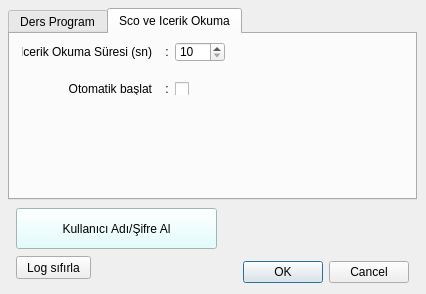
<?xml version="1.0" encoding="UTF-8"?>
<ui version="4.0">
 <author>pi511</author>
 <class>Dialog</class>
 <widget class="QDialog" name="Dialog">
  <property name="geometry">
   <rect>
    <x>0</x>
    <y>0</y>
    <width>426</width>
    <height>294</height>
   </rect>
  </property>
  <property name="windowTitle">
   <string>Dialog</string>
  </property>
  <widget class="QDialogButtonBox" name="buttonBox">
   <property name="geometry">
    <rect>
     <x>68</x>
     <y>256</y>
     <width>341</width>
     <height>32</height>
    </rect>
   </property>
   <property name="orientation">
    <enum>Qt::Horizontal</enum>
   </property>
   <property name="standardButtons">
    <set>QDialogButtonBox::Cancel|QDialogButtonBox::Ok</set>
   </property>
  </widget>
  <widget class="QPushButton" name="btnLogReset">
   <property name="geometry">
    <rect>
     <x>16</x>
     <y>256</y>
     <width>75</width>
     <height>23</height>
    </rect>
   </property>
   <property name="text">
    <string>Log sıfırla</string>
   </property>
  </widget>
  <widget class="QTabWidget" name="tabWidget">
   <property name="geometry">
    <rect>
     <x>8</x>
     <y>8</y>
     <width>409</width>
     <height>192</height>
    </rect>
   </property>
   <property name="currentIndex">
    <number>1</number>
   </property>
   <widget class="QWidget" name="tabDersProg">
    <attribute name="title">
     <string>Ders Program</string>
    </attribute>
    <widget class="QTimeEdit" name="timMaxSaat">
     <property name="geometry">
      <rect>
       <x>144</x>
       <y>134</y>
       <width>60</width>
       <height>20</height>
      </rect>
     </property>
     <property name="displayFormat">
      <string>HH:mm</string>
     </property>
    </widget>
    <widget class="QLabel" name="label_3">
     <property name="geometry">
      <rect>
       <x>4</x>
       <y>74</y>
       <width>130</width>
       <height>13</height>
      </rect>
     </property>
     <property name="text">
      <string>Online (siteden al)    : </string>
     </property>
     <property name="alignment">
      <set>Qt::AlignRight|Qt::AlignTrailing|Qt::AlignVCenter</set>
     </property>
    </widget>
    <widget class="QLabel" name="label_2">
     <property name="geometry">
      <rect>
       <x>4</x>
       <y>44</y>
       <width>130</width>
       <height>13</height>
      </rect>
     </property>
     <property name="text">
      <string>                                                                         Debug (log tut)    : </string>
     </property>
     <property name="alignment">
      <set>Qt::AlignRight|Qt::AlignTrailing|Qt::AlignVCenter</set>
     </property>
    </widget>
    <widget class="QCheckBox" name="cbxOnline">
     <property name="geometry">
      <rect>
       <x>144</x>
       <y>74</y>
       <width>82</width>
       <height>13</height>
      </rect>
     </property>
     <property name="text">
      <string/>
     </property>
    </widget>
    <widget class="QRadioButton" name="radKaynak">
     <property name="geometry">
      <rect>
       <x>252</x>
       <y>74</y>
       <width>137</width>
       <height>17</height>
      </rect>
     </property>
     <property name="text">
      <string>Kaynak: Program</string>
     </property>
    </widget>
    <widget class="QLabel" name="label">
     <property name="geometry">
      <rect>
       <x>4</x>
       <y>14</y>
       <width>130</width>
       <height>20</height>
      </rect>
     </property>
     <property name="text">
      <string>                                                                              Kaç dakika önce    : </string>
     </property>
     <property name="alignment">
      <set>Qt::AlignRight|Qt::AlignTrailing|Qt::AlignVCenter</set>
     </property>
    </widget>
    <widget class="QSpinBox" name="spnDakika">
     <property name="enabled">
      <bool>true</bool>
     </property>
     <property name="geometry">
      <rect>
       <x>144</x>
       <y>14</y>
       <width>40</width>
       <height>20</height>
      </rect>
     </property>
     <property name="minimum">
      <number>1</number>
     </property>
     <property name="maximum">
      <number>10</number>
     </property>
     <property name="value">
      <number>3</number>
     </property>
    </widget>
    <widget class="QSpinBox" name="spnTimerDk">
     <property name="enabled">
      <bool>true</bool>
     </property>
     <property name="geometry">
      <rect>
       <x>354</x>
       <y>14</y>
       <width>30</width>
       <height>20</height>
      </rect>
     </property>
     <property name="minimum">
      <number>1</number>
     </property>
     <property name="maximum">
      <number>3</number>
     </property>
     <property name="value">
      <number>1</number>
     </property>
    </widget>
    <widget class="QSpinBox" name="spnGuncellemeDk">
     <property name="enabled">
      <bool>true</bool>
     </property>
     <property name="geometry">
      <rect>
       <x>354</x>
       <y>44</y>
       <width>40</width>
       <height>20</height>
      </rect>
     </property>
     <property name="minimum">
      <number>60</number>
     </property>
     <property name="maximum">
      <number>480</number>
     </property>
     <property name="singleStep">
      <number>30</number>
     </property>
     <property name="value">
      <number>60</number>
     </property>
    </widget>
    <widget class="QCheckBox" name="cbxDebug">
     <property name="geometry">
      <rect>
       <x>144</x>
       <y>44</y>
       <width>82</width>
       <height>13</height>
      </rect>
     </property>
     <property name="text">
      <string/>
     </property>
     <property name="checked">
      <bool>true</bool>
     </property>
    </widget>
    <widget class="QLabel" name="label_4">
     <property name="geometry">
      <rect>
       <x>4</x>
       <y>104</y>
       <width>130</width>
       <height>13</height>
      </rect>
     </property>
     <property name="text">
      <string>En erken ders saati    : </string>
     </property>
     <property name="alignment">
      <set>Qt::AlignRight|Qt::AlignTrailing|Qt::AlignVCenter</set>
     </property>
    </widget>
    <widget class="QLabel" name="label_5">
     <property name="geometry">
      <rect>
       <x>4</x>
       <y>134</y>
       <width>130</width>
       <height>13</height>
      </rect>
     </property>
     <property name="text">
      <string>En geç ders saati    : </string>
     </property>
     <property name="alignment">
      <set>Qt::AlignRight|Qt::AlignTrailing|Qt::AlignVCenter</set>
     </property>
    </widget>
    <widget class="QSpinBox" name="spnTekrarEnGec">
     <property name="enabled">
      <bool>true</bool>
     </property>
     <property name="geometry">
      <rect>
       <x>354</x>
       <y>132</y>
       <width>40</width>
       <height>20</height>
      </rect>
     </property>
     <property name="minimum">
      <number>1</number>
     </property>
     <property name="maximum">
      <number>10</number>
     </property>
     <property name="value">
      <number>5</number>
     </property>
    </widget>
    <widget class="QLabel" name="label_9">
     <property name="geometry">
      <rect>
       <x>199</x>
       <y>44</y>
       <width>145</width>
       <height>20</height>
      </rect>
     </property>
     <property name="text">
      <string>Ders program güncelleme    : </string>
     </property>
     <property name="alignment">
      <set>Qt::AlignRight|Qt::AlignTrailing|Qt::AlignVCenter</set>
     </property>
    </widget>
    <widget class="QLabel" name="label_6">
     <property name="geometry">
      <rect>
       <x>224</x>
       <y>104</y>
       <width>120</width>
       <height>13</height>
      </rect>
     </property>
     <property name="text">
      <string>Dersi bir kez aç    : </string>
     </property>
     <property name="alignment">
      <set>Qt::AlignRight|Qt::AlignTrailing|Qt::AlignVCenter</set>
     </property>
    </widget>
    <widget class="QLabel" name="label_7">
     <property name="geometry">
      <rect>
       <x>224</x>
       <y>14</y>
       <width>120</width>
       <height>20</height>
      </rect>
     </property>
     <property name="text">
      <string>Timer kontrol dakika    : </string>
     </property>
     <property name="alignment">
      <set>Qt::AlignRight|Qt::AlignTrailing|Qt::AlignVCenter</set>
     </property>
    </widget>
    <widget class="QLabel" name="label_8">
     <property name="geometry">
      <rect>
       <x>224</x>
       <y>134</y>
       <width>120</width>
       <height>20</height>
      </rect>
     </property>
     <property name="text">
      <string>En geç kaç dk.    : </string>
     </property>
     <property name="alignment">
      <set>Qt::AlignRight|Qt::AlignTrailing|Qt::AlignVCenter</set>
     </property>
    </widget>
    <widget class="QCheckBox" name="cbxTekrarAcma">
     <property name="geometry">
      <rect>
       <x>354</x>
       <y>104</y>
       <width>82</width>
       <height>13</height>
      </rect>
     </property>
     <property name="text">
      <string/>
     </property>
    </widget>
    <widget class="QTimeEdit" name="timMinSaat">
     <property name="geometry">
      <rect>
       <x>144</x>
       <y>104</y>
       <width>60</width>
       <height>20</height>
      </rect>
     </property>
     <property name="displayFormat">
      <string>HH:mm</string>
     </property>
    </widget>
   </widget>
   <widget class="QWidget" name="tabDiger">
    <attribute name="title">
     <string>Sco ve Icerik Okuma</string>
    </attribute>
    <widget class="QLabel" name="label_10">
     <property name="geometry">
      <rect>
       <x>12</x>
       <y>8</y>
       <width>150</width>
       <height>20</height>
      </rect>
     </property>
     <property name="text">
      <string>Icerik Okuma Süresi (sn)    : </string>
     </property>
     <property name="alignment">
      <set>Qt::AlignRight|Qt::AlignTrailing|Qt::AlignVCenter</set>
     </property>
    </widget>
    <widget class="QSpinBox" name="spnSureArtim">
     <property name="enabled">
      <bool>true</bool>
     </property>
     <property name="geometry">
      <rect>
       <x>165</x>
       <y>8</y>
       <width>50</width>
       <height>20</height>
      </rect>
     </property>
     <property name="minimum">
      <number>10</number>
     </property>
     <property name="maximum">
      <number>180</number>
     </property>
     <property name="value">
      <number>10</number>
     </property>
    </widget>
    <widget class="QLabel" name="label_11">
     <property name="geometry">
      <rect>
       <x>12</x>
       <y>48</y>
       <width>150</width>
       <height>13</height>
      </rect>
     </property>
     <property name="text">
      <string>Otomatik başlat    : </string>
     </property>
     <property name="alignment">
      <set>Qt::AlignRight|Qt::AlignTrailing|Qt::AlignVCenter</set>
     </property>
    </widget>
    <widget class="QCheckBox" name="cbxIcerikOto">
     <property name="geometry">
      <rect>
       <x>165</x>
       <y>48</y>
       <width>82</width>
       <height>13</height>
      </rect>
     </property>
     <property name="text">
      <string/>
     </property>
    </widget>
   </widget>
  </widget>
  <widget class="QPushButton" name="btnKulSif">
   <property name="geometry">
    <rect>
     <x>16</x>
     <y>208</y>
     <width>201</width>
     <height>41</height>
    </rect>
   </property>
   <property name="autoFillBackground">
    <bool>false</bool>
   </property>
   <property name="styleSheet">
    <string notr="true">background-color:rgb(220, 255, 255)</string>
   </property>
   <property name="text">
    <string>Kullanıcı Adı/Şifre Al</string>
   </property>
  </widget>
 </widget>
 <resources/>
 <connections>
  <connection>
   <sender>buttonBox</sender>
   <signal>accepted()</signal>
   <receiver>Dialog</receiver>
   <slot>accept()</slot>
   <hints>
    <hint type="sourcelabel">
     <x>248</x>
     <y>254</y>
    </hint>
    <hint type="destinationlabel">
     <x>157</x>
     <y>274</y>
    </hint>
   </hints>
  </connection>
  <connection>
   <sender>buttonBox</sender>
   <signal>rejected()</signal>
   <receiver>Dialog</receiver>
   <slot>reject()</slot>
   <hints>
    <hint type="sourcelabel">
     <x>316</x>
     <y>260</y>
    </hint>
    <hint type="destinationlabel">
     <x>286</x>
     <y>274</y>
    </hint>
   </hints>
  </connection>
 </connections>
</ui>
